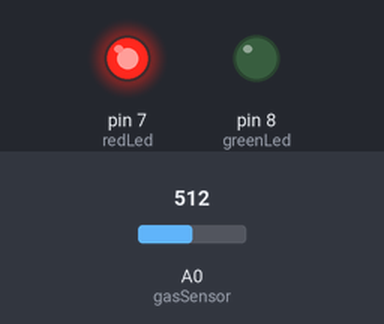
This sketch was run on a simulated Arduino Uno, built with avr-gcc and run on an emulated ATmega328P. Shown: output pins drawn as LEDs (lit = HIGH). The inputs (shaded band) are chosen by the test bench; at power-on: A0 (gasSensor) = 512.

Above: at 1.2 s.
1.3 s: A0 (gasSensor) set to 0
At 2.0 s:
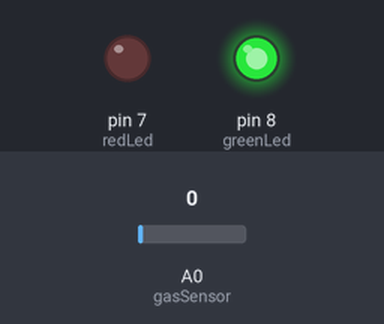
2.8 s: A0 (gasSensor) set to 122
At 3.2 s:
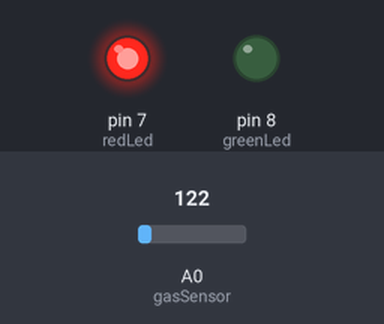
Timing chart, 0 to 5.8 s (numbered marks = the images above; inputs shaded):
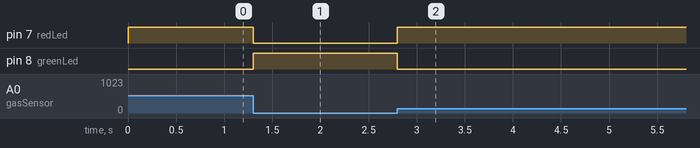

Measured:
- after the input at 1.3 s, pin 7 (redLed): HIGH → LOW at once; pin 8 (greenLed): LOW → HIGH at once
- after the input at 2.8 s, pin 7 (redLed): LOW → HIGH at once; pin 8 (greenLed): HIGH → LOW at once

The sketch:

gas_sensor.ino
```cpp
/********************************************************************
Engineer : Omar Elsobkey
Version  : 1.0
Date     : 12/2/2021
********************************************************************/

#define gasSensor A0
#define redLed 7
#define greenLed 8

float gas;

void setup() {
  // put your setup code here, to run once:
  pinMode(gasSensor, INPUT);
  pinMode(redLed, OUTPUT);
  pinMode(greenLed, OUTPUT);
}

void loop() {
  // put your main code here, to run repeatedly:
  gas = map(analogRead(gasSensor), 0.0, 5.0, 200.0, 10000.0);
  if (gas > 1000) {
    digitalWrite(redLed, HIGH);
    digitalWrite(greenLed, LOW);
  }
  else {
    digitalWrite(redLed, LOW);
    digitalWrite(greenLed, HIGH);
  }
}
```
